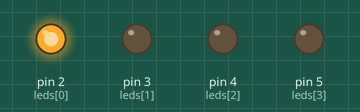
Recording of a sketch running on a simulated Arduino Uno, built with avr-gcc and run on an emulated ATmega328P. On the bench: output pins drawn as LEDs (lit = HIGH).

Above: at 0.2 s.
At 1.2 s:
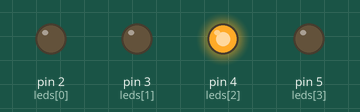
At 2.0 s:
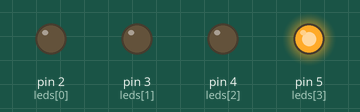
At 4.7 s:
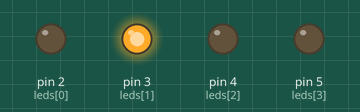
Timing chart, 0 to 5.2 s (numbered marks = the images above):
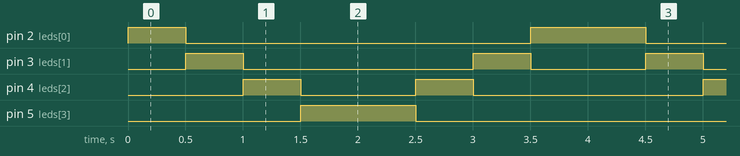

The sketch:

curtain_leds.ino
```cpp
//more optimized full DRY code
// https://wokwi.com/projects/400217273586505729

int leds[] = {2, 3, 4, 5};
int length = sizeof(leds)/sizeof(leds[0]);

void setup()
{
  for (int i = 0; i < length; i++)
  {
    pinMode(leds[i], OUTPUT);
  }
}

void loop()
{
  for (int i = 0; i < length; i++)
  {
    logic(i);
  }

  for (int i = length - 1; i >= 0; i--)
  {
    logic(i);
  }
}


void logic(int i)
{
  digitalWrite(leds[i], HIGH);
  delay(500);
  digitalWrite(leds[i], LOW);
}


//optimized code
// int leds[] = {2, 3, 4, 5};

// void setup()
// {
//   for (int i = 0; i < sizeof(leds)/sizeof(leds[0]); i++)
//   {
//     pinMode(leds[i], OUTPUT);
//   }
// }

// void loop()
// {
//   for (int i = 0; i < sizeof(leds)/sizeof(leds[0]); i++)
//   {
//     logic(i);
//   }

//   for (int i = sizeof(leds)/sizeof(leds[0]) - 1; i >= 0; i--)
//   {
//     logic(i);
//   }
// }

// void logic(int i)
// {
//   digitalWrite(leds[i], HIGH);
//   delay(500);
//   digitalWrite(leds[i], LOW);
// }

// non optimized code
// ------------------------------------------------
// int led1 = 2;
// int led2 = 3;
// int led3 = 4;
// int led4 = 5;

// int led5 = 6;
// int led6 = 7;
// int led7 = 8;
// int led8 = 9;

// void setup() {
//   pinMode(led1, OUTPUT);
//   pinMode(led2, OUTPUT);
//   pinMode(led3, OUTPUT);
//   pinMode(led4, OUTPUT);
// }

// void loop() {

//   for(int i=0;i<5;i++){
//     digitalWrite(led1 + i, HIGH);
//     delay(500);
//     digitalWrite(led1 + i,LOW);
//   }

//   for(int i=5;i>0;i--){
//     digitalWrite(led1 + i, HIGH);
//     delay(500);
//     digitalWrite(led1 + i,LOW);
//   }
// }
```

Measured:
- by itself, pin 2 (leds[0]): repeats every 4.0 s: LOW 3.0 s, HIGH 1.0 s
- by itself, pin 3 (leds[1]): repeats every 4.0 s: LOW 2.0 s, HIGH 0.50 s, LOW 1.0 s, HIGH 0.50 s
- by itself, pin 4 (leds[2]): repeats every 4.0 s: LOW 1.0 s, HIGH 0.50 s, LOW 2.0 s, HIGH 0.50 s
- by itself, pin 5 (leds[3]): alternates HIGH for 1.0 s and LOW for 3.0 s
